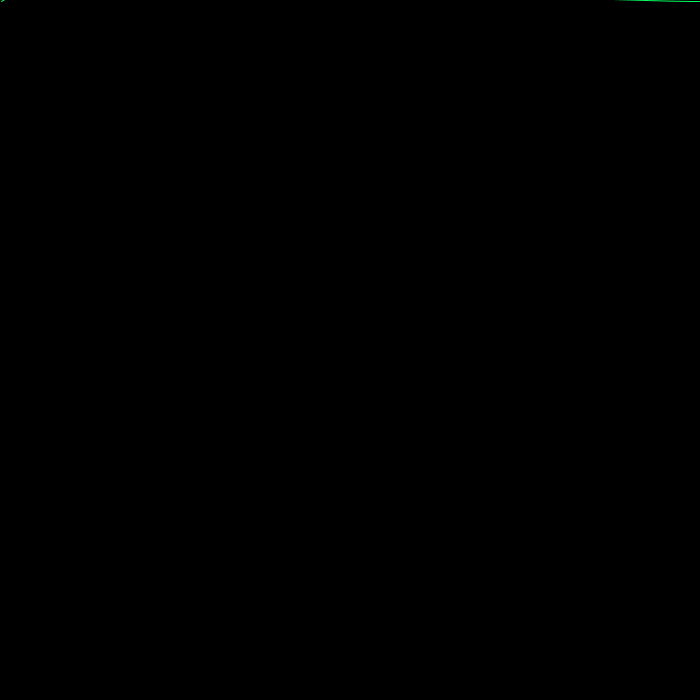
Frame 1 (no input)
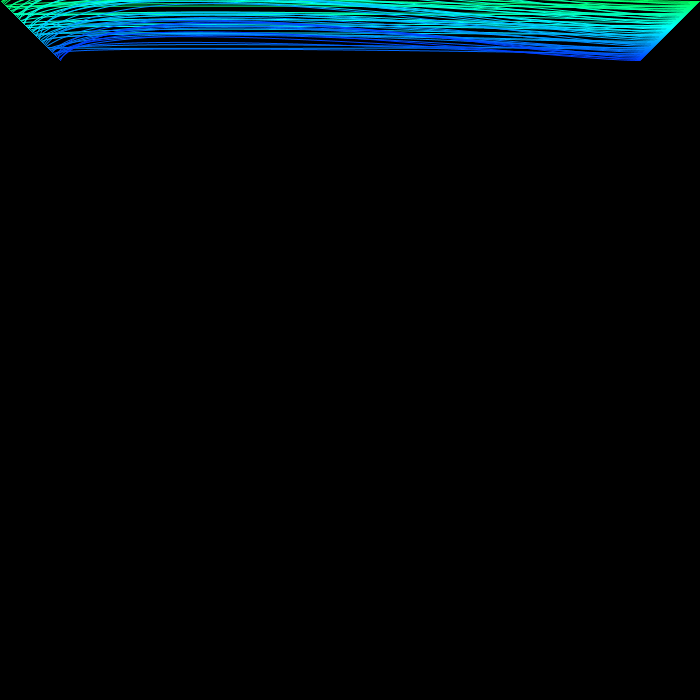
Frame 60 (the mouse pressed at the canvas centre just before this capture)
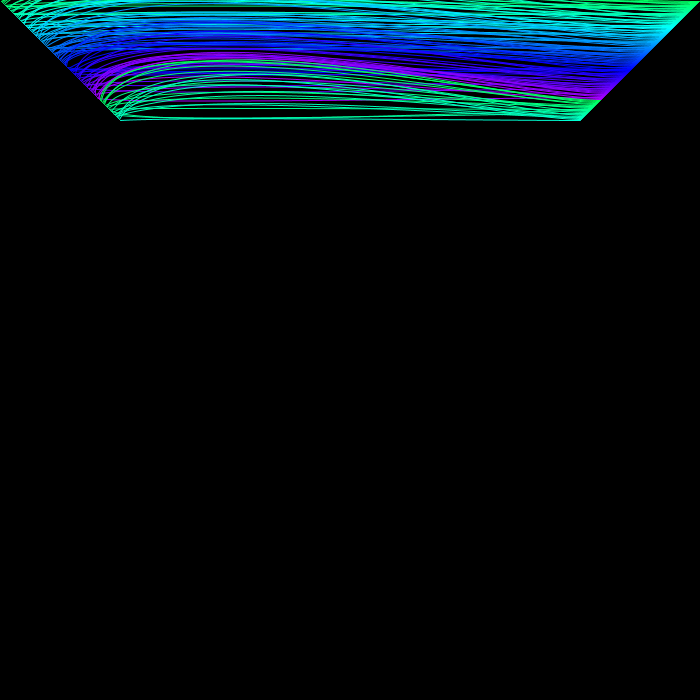
Frame 120 (the mouse held since frame 60 and released just before this capture)

The Processing sketch that drew these frames (run headless with seeded random() and noise(); from frame 60 on, the mouse is pressed at the canvas centre):

// Processing sketch: processing_90797
// ── processing_90797.pde

void setup(){
  size(700,700);
  background(0);
  colorMode(HSB);
  frameRate(50);
}
void draw(){
  noFill();
  stroke(frameCount%(100)+100,255,255);
  curve(700+-1*frameCount, frameCount, 700+-1*frameCount, frameCount, frameCount, frameCount, random(700), random(700));
}
